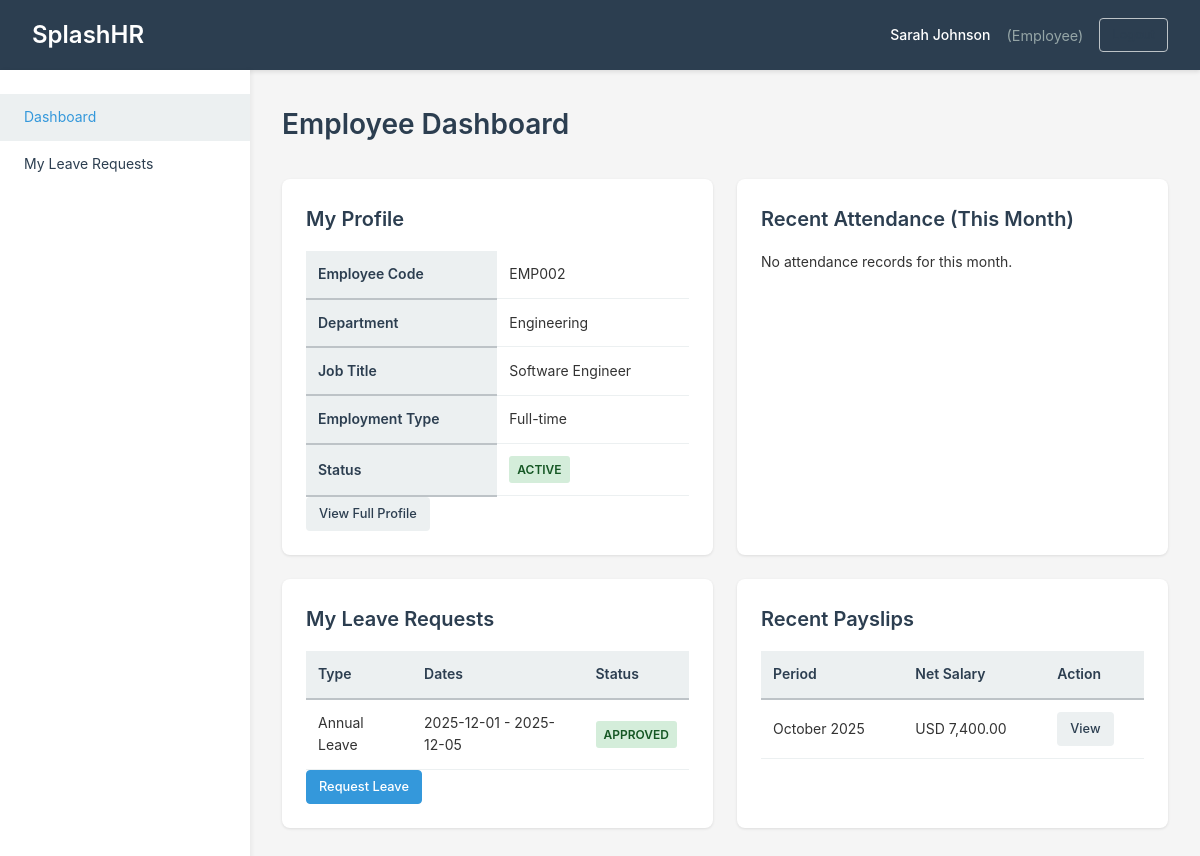
The app's page /dashboard (signed in) with its own data.
### tables this page shows
CREATE TABLE `employees` (
  `id` int(11) NOT NULL AUTO_INCREMENT,
  `tenant_id` int(11) NOT NULL,
  `employee_code` varchar(50) NOT NULL,
  `first_name` varchar(100) NOT NULL,
  `last_name` varchar(100) NOT NULL,
  `email` varchar(255) NOT NULL,
  `phone` varchar(50) DEFAULT NULL,
  `gender` enum('male','female','other') DEFAULT NULL,
  `date_of_birth` date DEFAULT NULL,
  `national_id` varchar(50) DEFAULT NULL,
  `passport_number` varchar(50) DEFAULT NULL,
  `address` text,
  `city` varchar(100) DEFAULT NULL,
  `state` varchar(100) DEFAULT NULL,
  `country` varchar(100) DEFAULT NULL,
  `postal_code` varchar(20) DEFAULT NULL,
  `hire_date` date NOT NULL,
  `probation_end_date` date DEFAULT NULL,
  `termination_date` date DEFAULT NULL,
  `department_id` int(11) DEFAULT NULL,
  `job_title_id` int(11) DEFAULT NULL,
  `employment_type` enum('full-time','part-time','contract','intern') DEFAULT 'full-time',
  `basic_salary` decimal(12,2) NOT NULL DEFAULT '0.00',
  `housing_allowance` decimal(12,2) DEFAULT '0.00',
  `transport_allowance` decimal(12,2) DEFAULT '0.00',
  `other_allowances` decimal(12,2) DEFAULT '0.00',
  `social_security_deduction` decimal(12,2) DEFAULT '0.00',
  `bank_name` varchar(100) DEFAULT NULL,
  `bank_account_number` varchar(50) DEFAULT NULL,
  `bank_iban` varchar(50) DEFAULT NULL,
  `profile_photo` varchar(255) DEFAULT NULL,
  `status` enum('active','probation','terminated','suspended') DEFAULT 'active',
  `created_at` timestamp NOT NULL DEFAULT CURRENT_TIMESTAMP,
  `updated_at` timestamp NOT NULL DEFAULT CURRENT_TIMESTAMP ON UPDATE CURRENT_TIMESTAMP,
  PRIMARY KEY (`id`),
  UNIQUE KEY `tenant_employee_code` (`tenant_id`, `employee_code`),
  KEY `tenant_id` (`tenant_id`),
  KEY `department_id` (`department_id`),
  KEY `job_title_id` (`job_title_id`)
);

CREATE TABLE `departments` (
  `id` int(11) NOT NULL AUTO_INCREMENT,
  `tenant_id` int(11) NOT NULL,
  `name` varchar(100) NOT NULL,
  `code` varchar(50) NOT NULL,
  `manager_id` int(11) DEFAULT NULL,
  `description` text,
  `status` enum('active','inactive') DEFAULT 'active',
  `created_at` timestamp NOT NULL DEFAULT CURRENT_TIMESTAMP,
  `updated_at` timestamp NOT NULL DEFAULT CURRENT_TIMESTAMP ON UPDATE CURRENT_TIMESTAMP,
  PRIMARY KEY (`id`),
  KEY `tenant_id` (`tenant_id`),
  KEY `manager_id` (`manager_id`)
);

CREATE TABLE `job_titles` (
  `id` int(11) NOT NULL AUTO_INCREMENT,
  `tenant_id` int(11) NOT NULL,
  `title` varchar(100) NOT NULL,
  `description` text,
  `status` enum('active','inactive') DEFAULT 'active',
  `created_at` timestamp NOT NULL DEFAULT CURRENT_TIMESTAMP,
  `updated_at` timestamp NOT NULL DEFAULT CURRENT_TIMESTAMP ON UPDATE CURRENT_TIMESTAMP,
  PRIMARY KEY (`id`),
  KEY `tenant_id` (`tenant_id`)
);

CREATE TABLE `leave_requests` (
  `id` int(11) NOT NULL AUTO_INCREMENT,
  `tenant_id` int(11) NOT NULL,
  `employee_id` int(11) NOT NULL,
  `leave_type_id` int(11) NOT NULL,
  `start_date` date NOT NULL,
  `end_date` date NOT NULL,
  `total_days` int(11) NOT NULL,
  `reason` text,
  `status` enum('pending','approved','rejected','cancelled') DEFAULT 'pending',
  `approved_by` int(11) DEFAULT NULL,
  `approved_at` datetime DEFAULT NULL,
  `rejection_reason` text,
  `created_at` timestamp NOT NULL DEFAULT CURRENT_TIMESTAMP,
  `updated_at` timestamp NOT NULL DEFAULT CURRENT_TIMESTAMP ON UPDATE CURRENT_TIMESTAMP,
  PRIMARY KEY (`id`),
  KEY `tenant_id` (`tenant_id`),
  KEY `employee_id` (`employee_id`),
  KEY `leave_type_id` (`leave_type_id`),
  KEY `approved_by` (`approved_by`)
);

CREATE TABLE `leave_types` (
  `id` int(11) NOT NULL AUTO_INCREMENT,
  `tenant_id` int(11) NOT NULL,
  `name` varchar(100) NOT NULL,
  `code` varchar(50) NOT NULL,
  `default_days_per_year` int(11) DEFAULT '0',
  `is_paid` tinyint(1) DEFAULT '1',
  `status` enum('active','inactive') DEFAULT 'active',
  `created_at` timestamp NOT NULL DEFAULT CURRENT_TIMESTAMP,
  `updated_at` timestamp NOT NULL DEFAULT CURRENT_TIMESTAMP ON UPDATE CURRENT_TIMESTAMP,
  PRIMARY KEY (`id`),
  KEY `tenant_id` (`tenant_id`)
);

CREATE TABLE `payroll_items` (
  `id` int(11) NOT NULL AUTO_INCREMENT,
  `payroll_run_id` int(11) NOT NULL,
  `employee_id` int(11) NOT NULL,
  `basic_salary` decimal(12,2) DEFAULT '0.00',
  `housing_allowance` decimal(12,2) DEFAULT '0.00',
  `transport_allowance` decimal(12,2) DEFAULT '0.00',
  `other_allowances` decimal(12,2) DEFAULT '0.00',
  `overtime_amount` decimal(12,2) DEFAULT '0.00',
  `gross_salary` decimal(12,2) DEFAULT '0.00',
  `social_security_deduction` decimal(12,2) DEFAULT '0.00',
  `loan_deduction` decimal(12,2) DEFAULT '0.00',
  `unpaid_leave_deduction` decimal(12,2) DEFAULT '0.00',
  `other_deductions` decimal(12,2) DEFAULT '0.00',
  `total_deductions` decimal(12,2) DEFAULT '0.00',
  `net_salary` decimal(12,2) DEFAULT '0.00',
  `working_days` int(11) DEFAULT '0',
  `present_days` int(11) DEFAULT '0',
  `absent_days` int(11) DEFAULT '0',
  `overtime_hours` decimal(5,2) DEFAULT '0.00',
  `notes` text,
  `created_at` timestamp NOT NULL DEFAULT CURRENT_TIMESTAMP,
  `updated_at` timestamp NOT NULL DEFAULT CURRENT_TIMESTAMP ON UPDATE CURRENT_TIMESTAMP,
  PRIMARY KEY (`id`),
  UNIQUE KEY `payroll_employee` (`payroll_run_id`, `employee_id`),
  KEY `payroll_run_id` (`payroll_run_id`),
  KEY `employee_id` (`employee_id`)
);

CREATE TABLE `payroll_runs` (
  `id` int(11) NOT NULL AUTO_INCREMENT,
  `tenant_id` int(11) NOT NULL,
  `month` int(11) NOT NULL,
  `year` int(11) NOT NULL,
  `pay_date` date NOT NULL,
  `total_gross` decimal(15,2) DEFAULT '0.00',
  `total_deductions` decimal(15,2) DEFAULT '0.00',
  `total_net` decimal(15,2) DEFAULT '0.00',
  `status` enum('draft','finalized','paid') DEFAULT 'draft',
  `processed_by` int(11) DEFAULT NULL,
  `processed_at` datetime DEFAULT NULL,
  `notes` text,
  `created_at` timestamp NOT NULL DEFAULT CURRENT_TIMESTAMP,
  `updated_at` timestamp NOT NULL DEFAULT CURRENT_TIMESTAMP ON UPDATE CURRENT_TIMESTAMP,
  PRIMARY KEY (`id`),
  UNIQUE KEY `tenant_month_year` (`tenant_id`, `month`, `year`),
  KEY `tenant_id` (`tenant_id`),
  KEY `processed_by` (`processed_by`)
);

### app/views/dashboard/employee.php (the view)
<div class="page-header">
    <h1>Employee Dashboard</h1>
</div>
<div class="dashboard-grid">
    <div class="dashboard-card">
        <h2>My Profile</h2>
        <table class="table">
            <tr>
                <th>Employee Code</th>
                <td><?php echo e($employee['employee_code']); ?></td>
            </tr>
            <tr>
                <th>Department</th>
                <td><?php echo e($employee['department_name']); ?></td>
            </tr>
            <tr>
                <th>Job Title</th>
                <td><?php echo e($employee['job_title_name']); ?></td>
            </tr>
            <tr>
                <th>Employment Type</th>
                <td><?php echo e(ucfirst($employee['employment_type'])); ?></td>
            </tr>
            <tr>
                <th>Status</th>
                <td><span class="badge badge-<?php echo $employee['status']; ?>"><?php echo e(ucfirst($employee['status'])); ?></span></td>
            </tr>
        </table>
        <a href="/employees/<?php echo $employee['id']; ?>" class="btn btn-sm">View Full Profile</a>
    </div>
    <div class="dashboard-card">
        <h2>Recent Attendance (This Month)</h2>
        <?php if (!empty($recent_attendance)): ?>
            <table class="table">
                <thead>
                    <tr>
                        <th>Date</th>
                        <th>Check In</th>
                        <th>Check Out</th>
                        <th>Hours</th>
                    </tr>
                </thead>
                <tbody>
                    <?php foreach (array_slice($recent_attendance, -10) as $att): ?>
                        <tr>
                            <td><?php echo e(formatDate($att['date'])); ?></td>
                            <td><?php echo e($att['check_in'] ?: '-'); ?></td>
                            <td><?php echo e($att['check_out'] ?: '-'); ?></td>
                            <td><?php echo e($att['total_hours']); ?></td>
                        </tr>
                    <?php endforeach; ?>
                </tbody>
            </table>
        <?php else: ?>
            <p>No attendance records for this month.</p>
        <?php endif; ?>
    </div>
    <div class="dashboard-card">
        <h2>My Leave Requests</h2>
        <?php if (!empty($leave_requests)): ?>
            <table class="table">
                <thead>
                    <tr>
                        <th>Type</th>
                        <th>Dates</th>
                        <th>Status</th>
                    </tr>
                </thead>
                <tbody>
                    <?php foreach ($leave_requests as $leave): ?>
                        <tr>
                            <td><?php echo e($leave['leave_type_name']); ?></td>
                            <td><?php echo e(formatDate($leave['start_date'])); ?> - <?php echo e(formatDate($leave['end_date'])); ?></td>
                            <td><span class="badge badge-<?php echo $leave['status']; ?>"><?php echo e(ucfirst($leave['status'])); ?></span></td>
                        </tr>
                    <?php endforeach; ?>
                </tbody>
            </table>
        <?php else: ?>
            <p>No leave requests.</p>
        <?php endif; ?>
        <a href="/leaves/create" class="btn btn-sm btn-primary">Request Leave</a>
    </div>
    <div class="dashboard-card">
        <h2>Recent Payslips</h2>
        <?php if (!empty($payslips)): ?>
            <table class="table">
                <thead>
                    <tr>
                        <th>Period</th>
                        <th>Net Salary</th>
                        <th>Action</th>
                    </tr>
                </thead>
                <tbody>
                    <?php foreach ($payslips as $payslip): ?>
                        <tr>
                            <td><?php echo date('F Y', mktime(0, 0, 0, $payslip['month'], 1, $payslip['year'])); ?></td>
                            <td><?php echo formatCurrency($payslip['net_salary']); ?></td>
                            <td><a href="/payslip/<?php echo $payslip['id']; ?>" class="btn btn-sm" target="_blank">View</a></td>
                        </tr>
                    <?php endforeach; ?>
                </tbody>
            </table>
        <?php else: ?>
            <p>No payslips available.</p>
        <?php endif; ?>
    </div>
</div>

### app/core/Router.php (shortened to what the rows shown need)
<?php
class Router {
    private $routes = [];
    private function addRoute($httpMethod, $path, $controller, $method) {
        $this->routes[] = [
            'method' => $httpMethod,
            'path' => $path,
            'controller' => $controller,
            'action' => $method
        ];
    }
    public function dispatch() {
        $requestMethod = $_SERVER['REQUEST_METHOD'];
        $requestUri = $_SERVER['REQUEST_URI'];
        $requestUri = strtok($requestUri, '?');
        $requestUri = rtrim($requestUri, '/');
        foreach ($this->routes as $route) {
            $pattern = $this->convertPathToRegex($route['path']);
            if ($route['method'] === $requestMethod && preg_match($pattern, $requestUri, $matches)) {
                array_shift($matches);
                $controller = new $route['controller']();
                $action = $route['action'];
                call_user_func_array([$controller, $action], $matches);
                return;
            }
        }
    }
    private function convertPathToRegex($path) {
        $pattern = preg_replace('/\/:([^\/]+)/', '/([^/]+)', $path);
        return '#^' . $pattern . '$#';
    }
}

### app/views/partials/header.php
<?php $user = Auth::user(); ?>
<header class="header">
    <div class="header-content">
        <div class="logo">
            <h1>SplashHR</h1>
        </div>
        <div class="header-right">
            <span class="user-name"><?php echo e($user['first_name'] . ' ' . $user['last_name']); ?></span>
            <span class="user-role">(<?php echo e(ucfirst(str_replace('_', ' ', $user['role']))); ?>)</span>
            <a href="/logout" class="btn btn-sm btn-outline">Logout</a>
        </div>
    </div>
</header>

### app/views/partials/sidebar.php (shortened to what the rows shown need)
<?php $user = Auth::user(); ?>
<aside class="sidebar">
    <nav class="sidebar-nav">
        <a href="/dashboard" class="nav-item">Dashboard</a>
        <?php if ($user['role'] === 'employee'): ?>
            <a href="/leaves" class="nav-item">My Leave Requests</a>
        <?php endif; ?>
    </nav>
</aside>

### records on screen
employees: first_name+last_name "Sarah Johnson", employee_code "EMP002", department.name "Engineering", job_title.title "Software Engineer", employment_type "Full-time", status "ACTIVE"
leave_requests: leave_type.name "Annual Leave", start_date "2025-12-01", end_date "2025-12-05", status "APPROVED"
payroll_items: payroll_run.year "October 2025", net_salary "USD 7,400.00"
